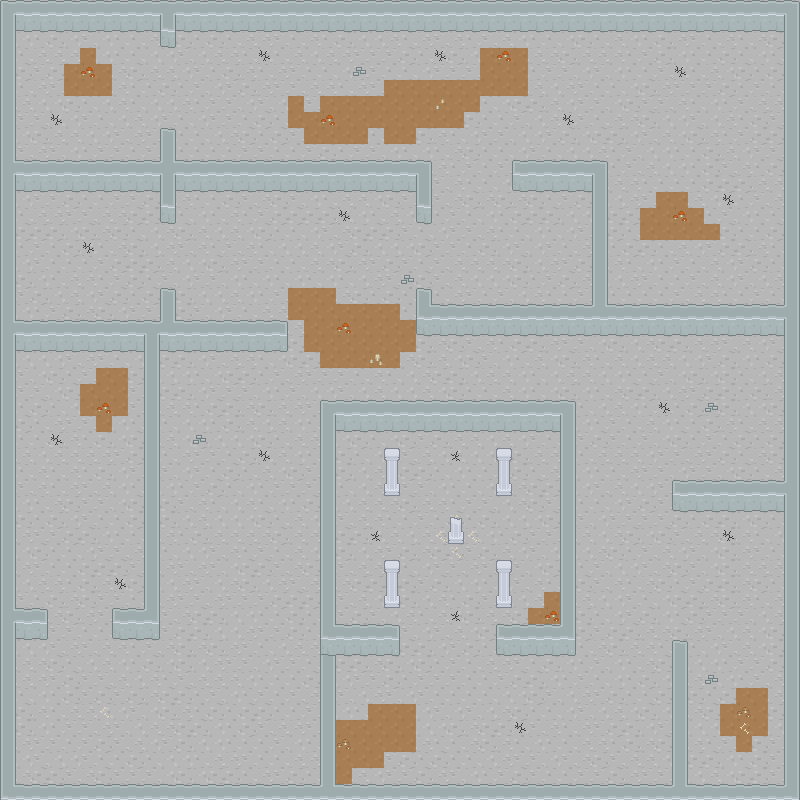

Below is a game level as drawn by its tile map, then a one-line description and the .tmx that defines it (tile-layer data replaced by summaries):
An orthogonal 50x50 tile map with 16x16 px tiles, 9 tile layers (floor, floor deco, walls, wall, ...), 5 hidden layers not drawn and 108 objects (33x E, 13x I, 10x P).

<map version="1.8" tiledversion="1.8.1" orientation="orthogonal" renderorder="right-down" width="50" height="50" tilewidth="16" tileheight="16" infinite="0" nextlayerid="54" nextobjectid="165">
 <tileset firstgid="1" name="roguelikeDungeon_transparent" tilewidth="16" tileheight="16" spacing="1" tilecount="522" columns="29">
  <image source="roguelikeDungeon_transparent.png" trans="ff00ff" width="492" height="305" />
 </tileset>
 <layer id="2" name="floor" width="50" height="50" locked="1">
  <data>[2500 cells, 2500 non-empty, 6 distinct tile ids]</data>
 </layer>
 <layer id="1" name="floor deco" width="50" height="50" locked="1">
  <data>[2500 cells, 39 non-empty, 8 distinct tile ids]</data>
 </layer>
 <layer id="4" name="walls" width="50" height="50">
  <data>[2500 cells, 401 non-empty, 22 distinct tile ids]</data>
 </layer>
 <objectgroup id="3" name="walls">
  <object id="10" x="0" y="0" width="798" height="32" />
  <object id="12" x="0" y="0" width="16" height="800" />
  <object id="15" x="160" y="32" width="16" height="16" />
  <object id="17" x="160" y="144" width="16" height="32" />
  <object id="18" x="16" y="176" width="416" height="16" />
  <object id="19" x="112" y="336" width="48" height="16" />
  <object id="20" x="16" y="624" width="32" height="16" />
  <object id="21" x="112" y="624" width="48" height="16" />
  <object id="22" x="144" y="352" width="16" height="272" />
  <object id="23" x="0" y="784" width="800" height="16" />
  <object id="24" x="784" y="0" width="16" height="800" />
  <object id="25" x="672" y="656" width="16" height="128" />
  <object id="33" x="384" y="592" width="16" height="16" />
  <object id="34" x="496" y="592" width="16" height="16" />
  <object id="35" x="384" y="480" width="16" height="16" />
  <object id="36" x="448" y="528" width="16" height="16" />
  <object id="37" x="496" y="480" width="16" height="16" />
  <object id="39" x="512" y="176" width="80" height="16" />
  <object id="40" x="592" y="176" width="16" height="160" />
  <object id="41" x="608" y="320" width="176" height="16" />
  <object id="113" x="16" y="336" width="32" height="16" />
 </objectgroup>
 <group id="7" name="randwalls">
  <group id="53" name="group5">
   <properties>
    <property name="max" type="int" value="1" />
    <property name="min" type="int" value="0" />
   </properties>
   <group id="45" name="wall10">
    <properties>
     <property name="wall" type="int" value="5" />
    </properties>
    <layer id="46" name="wall" width="50" height="50">
     <data>[2500 cells, 23 non-empty, 11 distinct tile ids]</data>
    </layer>
    <objectgroup id="47" name="wall">
     <object id="122" x="160" y="336" width="128" height="16" />
     <object id="123" x="160" y="192" width="16" height="32" />
     </objectgroup>
   </group>
  </group>
  <group id="52" name="group4">
   <properties>
    <property name="max" type="int" value="1" />
    <property name="min" type="int" value="0" />
   </properties>
   <group id="42" name="wall9">
    <properties>
     <property name="wall" type="int" value="4" />
    </properties>
    <layer id="43" name="wall" width="50" height="50">
     <data>[2500 cells, 29 non-empty, 10 distinct tile ids]</data>
    </layer>
    <objectgroup id="44" name="wall">
     <!-- 3 objects omitted --></objectgroup>
   </group>
  </group>
  <group id="51" name="group3">
   <properties>
    <property name="max" type="int" value="1" />
    <property name="min" type="int" value="0" />
   </properties>
   <group id="39" name="wall8">
    <properties>
     <property name="wall" type="int" value="3" />
    </properties>
    <layer id="40" name="wall" width="50" height="50">
     <data>[2500 cells, 11 non-empty, 3 distinct tile ids]</data>
    </layer>
    <objectgroup id="41" name="wall">
     <!-- 1 objects omitted --></objectgroup>
   </group>
  </group>
  <group id="48" name="group0">
   <properties>
    <property name="max" type="int" value="1" />
    <property name="min" type="int" value="1" />
   </properties>
   <group id="13" name="wall0" visible="0">
    <properties>
     <property name="wall" type="int" value="0" />
    </properties>
    <layer id="5" name="wall" width="50" height="50" offsetx="0" offsety="-16">
     <data>[2500 cells, 82 non-empty, 12 distinct tile ids]</data>
    </layer>
    <objectgroup id="6" name="wall">
     <!-- 5 objects omitted --></objectgroup>
   </group>
   <group id="17" name="wall1">
    <properties>
     <property name="wall" type="int" value="0" />
    </properties>
    <layer id="18" name="wall" width="50" height="50" offsetx="0" offsety="-16">
     <data>[2500 cells, 76 non-empty, 11 distinct tile ids]</data>
    </layer>
    <objectgroup id="19" name="wall">
     <!-- 5 objects omitted --></objectgroup>
   </group>
   <group id="20" name="wall2" visible="0">
    <properties>
     <property name="wall" type="int" value="0" />
    </properties>
    <layer id="21" name="wall" width="50" height="50" offsetx="0" offsety="-16">
     <data>[2500 cells, 82 non-empty, 12 distinct tile ids]</data>
    </layer>
    <objectgroup id="22" name="wall">
     <!-- 5 objects omitted --></objectgroup>
   </group>
   <group id="23" name="wall3" visible="0">
    <properties>
     <property name="wall" type="int" value="0" />
    </properties>
    <layer id="24" name="wall" width="50" height="50" offsetx="0" offsety="-16">
     <data>[2500 cells, 76 non-empty, 11 distinct tile ids]</data>
    </layer>
    <objectgroup id="25" name="wall">
     <!-- 5 objects omitted --></objectgroup>
   </group>
  </group>
  <group id="49" name="group1">
   <properties>
    <property name="max" type="int" value="1" />
    <property name="min" type="int" value="0" />
   </properties>
   <group id="26" name="wall4" visible="0">
    <properties>
     <property name="wall" type="int" value="1" />
    </properties>
    <layer id="27" name="wall" width="50" height="50" offsetx="0" offsety="-16">
     <data>[2500 cells, 11 non-empty, 2 distinct tile ids]</data>
    </layer>
    <objectgroup id="28" name="wall">
     <!-- 1 objects omitted --></objectgroup>
   </group>
   <group id="29" name="wall5">
    <properties>
     <property name="wall" type="int" value="1" />
    </properties>
    <layer id="30" name="wall" width="50" height="50" offsetx="0" offsety="-16">
     <data>[2500 cells, 15 non-empty, 5 distinct tile ids]</data>
    </layer>
    <objectgroup id="31" name="wall">
     <!-- 1 objects omitted --></objectgroup>
   </group>
  </group>
  <group id="50" name="group2">
   <properties>
    <property name="max" type="int" value="1" />
    <property name="min" type="int" value="0" />
   </properties>
   <group id="32" name="wall6" visible="0">
    <properties>
     <property name="wall" type="int" value="2" />
    </properties>
    <layer id="33" name="wall" width="50" height="50">
     <data>[2500 cells, 13 non-empty, 2 distinct tile ids]</data>
    </layer>
    <objectgroup id="34" name="wall">
     <!-- 1 objects omitted --></objectgroup>
   </group>
   <group id="36" name="wall7">
    <properties>
     <property name="wall" type="int" value="2" />
    </properties>
    <layer id="37" name="wall" width="50" height="50">
     <data>[2500 cells, 13 non-empty, 2 distinct tile ids]</data>
    </layer>
    <objectgroup id="38" name="wall">
     <!-- 1 objects omitted --></objectgroup>
   </group>
  </group>
 </group>
 <objectgroup id="8" name="item">
  <properties>
   <property name="max" type="int" value="7" />
   <property name="min" type="int" value="5" />
  </properties>
  <!-- 13 objects omitted --></objectgroup>
 <objectgroup id="10" name="enemy">
  <properties>
   <property name="max" type="int" value="16" />
   <property name="min" type="int" value="10" />
  </properties>
  <!-- 33 objects omitted --></objectgroup>
 <objectgroup id="9" name="player">
  <!-- 10 objects omitted --></objectgroup>
</map>
<!-- 85 of 108 objects omitted -->
